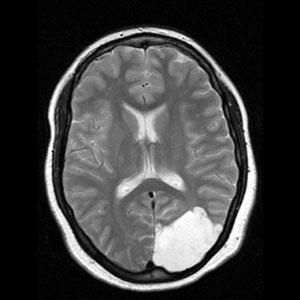
#> input picture images/brain_tumor.jpg, 300 x 300 px
$ python test.py
#> lines starting #> are read from the running program, lines starting #| are printed output that depends on the picture
#> in test_reconstruction, image is the input picture: shape (300, 300); min 0, max 255, mean 62.3
### src/MI.py
import numpy as np
import matplotlib.pyplot as plt
from skimage import color
from skimage.transform import radon, iradon, iradon_sart, rescale

class MI:
    def __init__(self, image, maxAngle, filterName):
#| Image size: (300, 300)
        self.image = image
        if len(self.image.shape) == 3:
            self.image = color.rgb2gray(image)
        self.angle = maxAngle
        self.filter = filterName

    def processImage(self):
        imageScaled = rescale(self.image, scale=0.4, mode='reflect')
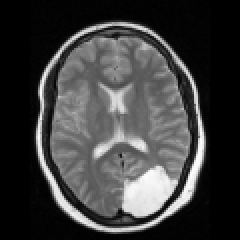
#> imageScaled: shape (120, 120) float64 (shown 2 times larger); min 0, max 0.995, mean 0.244
        theta = np.linspace(0.0, self.angle, max(imageScaled.shape))
#> theta = 120 values from 0 to 180
        numProjection = len(theta)*max(imageScaled.shape)
#> numProjection = 14400
        return imageScaled, theta, numProjection

    def radonTransform(self):
        image, theta, __ = self.processImage()
#> theta = 120 values from 0 to 180
        sinogram = radon(image, theta=theta)
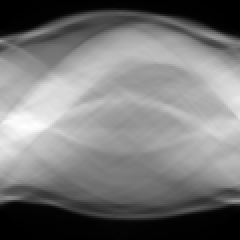
#> sinogram: shape (120, 120) float64 (shown 2 times larger); min 0, max 62.59, mean 29.3; drawn with min black and max white
        return sinogram

    def filteredBackProjection(self):
        __, theta, __ = self.processImage()
#> theta = 120 values from 0 to 180
        sinogram = self.radonTransform()
        reconstruction = iradon(sinogram, theta=theta, filter_name=self.filter)
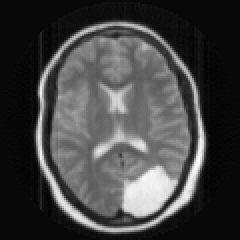
#> reconstruction: shape (120, 120) float64 (shown 2 times larger); min -0.0371, max 1.02, mean 0.244; drawn with min black and max white
        return reconstruction

    def sart(self):
        __, theta, __ = self.processImage()
#> theta = 120 values from 0 to 180
        sinogram = self.radonTransform()

        reconstructionSart = iradon_sart(
            sinogram,
            theta=theta,
            relaxation=0.15,
        )
        return reconstructionSart

### src/test.py
from MI import MI
from skimage import io
import matplotlib.pyplot as plt
import os

def test_reconstruction():
    image_path = os.path.join(os.path.dirname(os.path.dirname(__file__)), 'images', 'brain_tumor.jpg')
    image = io.imread(image_path)
    mi = MI(image, maxAngle=180, filterName="ramp")

    print("Image size:", image.shape)

    sinogram = mi.radonTransform()
    print("Sinogram created")

    print("Starting FBP reconstruction...")
    fbp_reconstruction = mi.filteredBackProjection()

    print("Starting SART reconstruction...")
    sart_reconstruction = mi.sart()

    fig, (ax1, ax2, ax3, ax4) = plt.subplots(1, 4, figsize=(20, 5))

    ax1.imshow(mi.image, cmap='gray')
    ax1.set_title('Original Image')
    ax1.axis('off')

    ax2.imshow(sinogram, cmap='gray')
    ax2.set_title('Sinogram')
    ax2.axis('off')

    ax3.imshow(fbp_reconstruction, cmap='gray')
    ax3.set_title('FBP Reconstruction')
    ax3.axis('off')

    ax4.imshow(sart_reconstruction, cmap='gray')
    ax4.set_title('SART Reconstruction')
    ax4.axis('off')

    plt.tight_layout()
    plt.show()
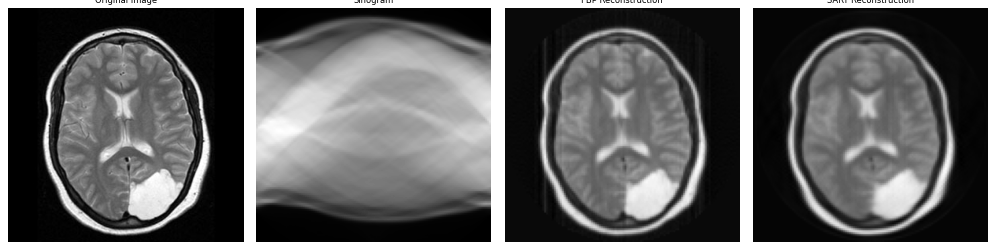
#> figure drawn by matplotlib, 4 panels

if __name__ == "__main__":
    test_reconstruction()

$ run again, with images/brain_normal.jpg copied over images/brain_tumor.jpg
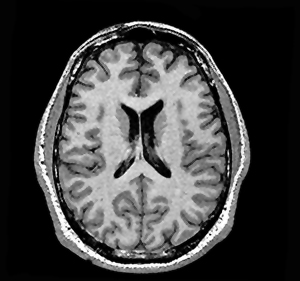
#> input picture images/brain_normal.jpg, 300 x 281 px
#> in test_reconstruction, image is the input picture: shape (281, 300); min 0, max 255, mean 65.1
#| Image size: (281, 300)
#> in radonTransform, `image, theta, __ = self.processImage()`: theta = 120 values from 0 to 180
#> in radonTransform, `sinogram = radon(image, theta=theta)`:
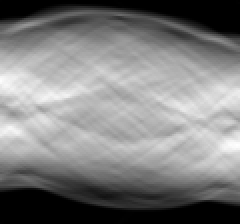
#> sinogram: shape (112, 120) float64 (shown 2 times larger); min 0, max 61.65, mean 30.5; drawn with min black and max white
#> in sart, `reconstructionSart = iradon_sart( sinogram, theta=theta, relaxation=0...`:
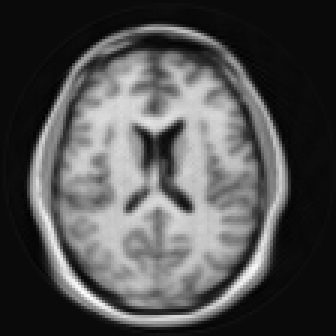
#> reconstructionSart: shape (112, 112) float64 (shown 3 times larger); min -0.0421, max 0.95, mean 0.273; drawn with min black and max white

$ run again, with images/ct_brain2.jpg copied over images/brain_tumor.jpg
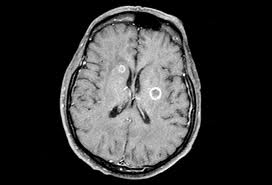
#> input picture images/ct_brain2.jpg, 272 x 185 px
#> in test_reconstruction, image is the input picture: shape (185, 272, 3); min 0, max 255, mean 54.3
#| Image size: (185, 272, 3)
#> in radonTransform, `image, theta, __ = self.processImage()`: theta = 109 values from 0 to 180
#> in filteredBackProjection, `reconstruction = iradon(sinogram, theta=theta, filter_name=self.filter)`:
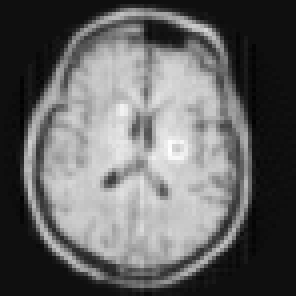
#> reconstruction: shape (74, 74) float64 (shown 4 times larger); min -0.0587, max 0.882, mean 0.314; drawn with min black and max white
#> in test_reconstruction, `plt.show()`:
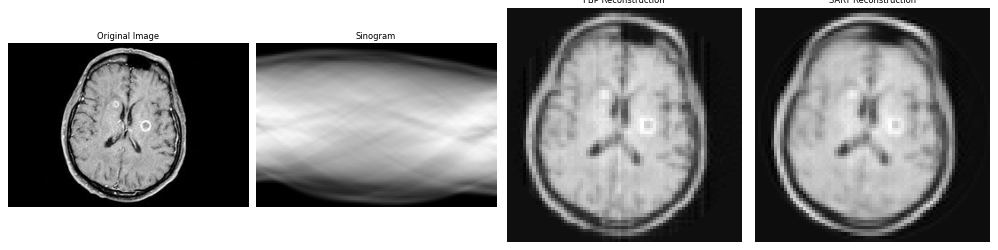
#> figure drawn by matplotlib, 4 panels

$ run again, with images/ct_gastro.jpg copied over images/brain_tumor.jpg
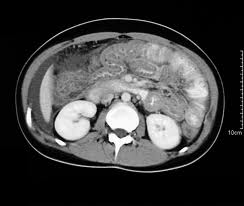
#> input picture images/ct_gastro.jpg, 244 x 206 px
#> in test_reconstruction, image is the input picture: shape (206, 244, 3); min 0, max 255, mean 64
#| Image size: (206, 244, 3)
#> in radonTransform, `image, theta, __ = self.processImage()`: theta = 98 values from 0 to 180
#> in radonTransform, `sinogram = radon(image, theta=theta)`:
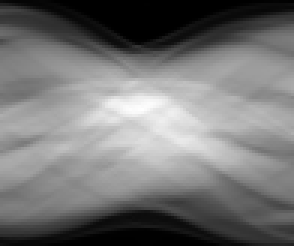
#> sinogram: shape (82, 98) float64 (shown 3 times larger); min 0, max 53.24, mean 24.3; drawn with min black and max white
#> in sart, `reconstructionSart = iradon_sart( sinogram, theta=theta, relaxation=0...`:
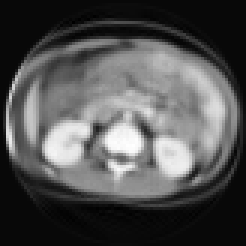
#> reconstructionSart: shape (82, 82) float64 (shown 3 times larger); min -0.0353, max 0.998, mean 0.296; drawn with min black and max white
